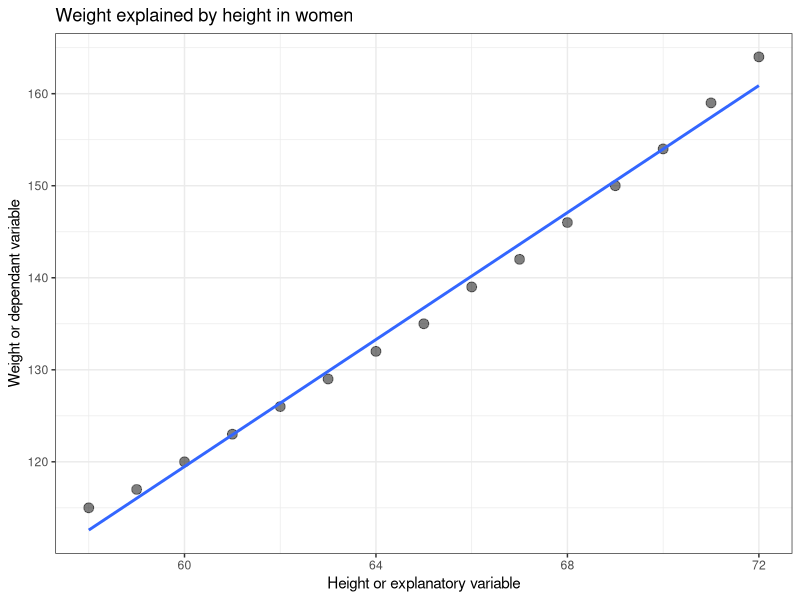
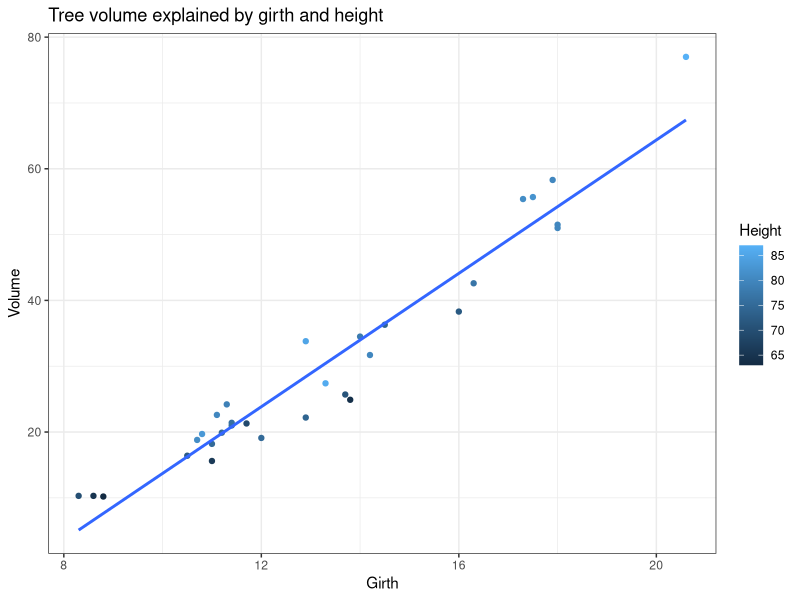
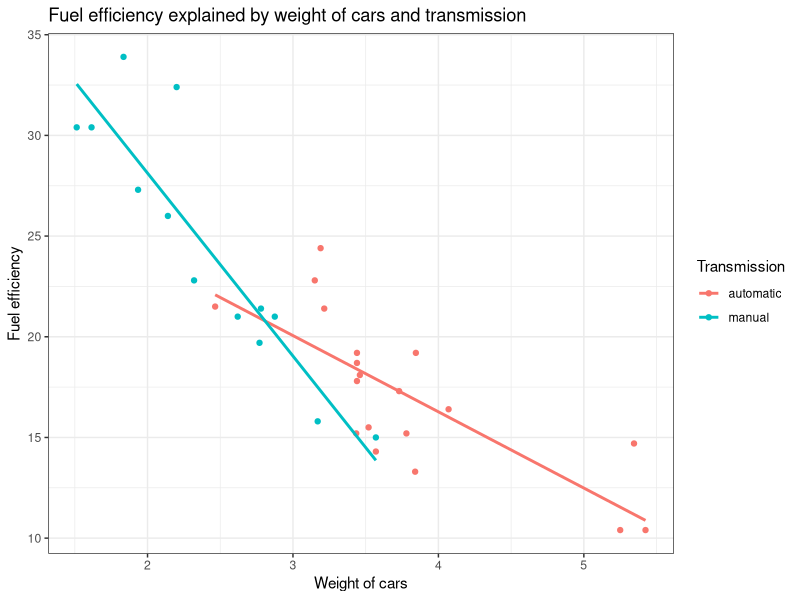
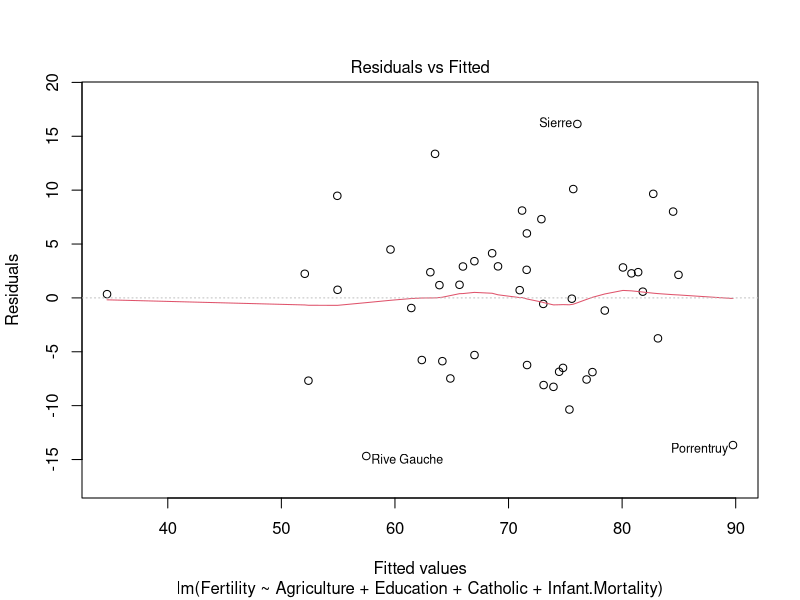
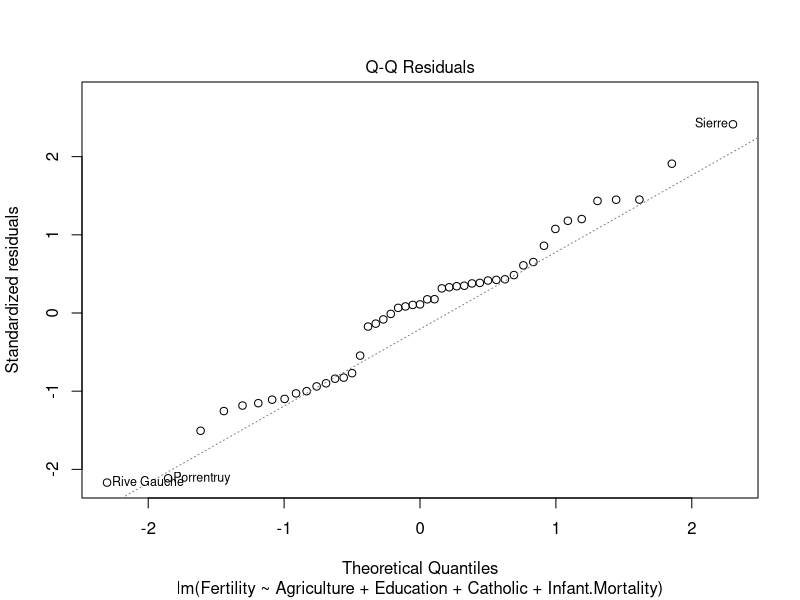
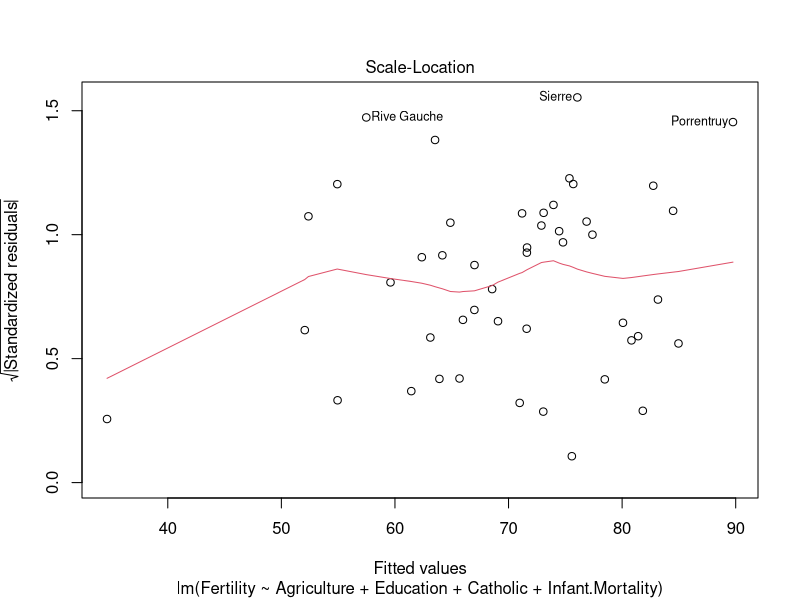
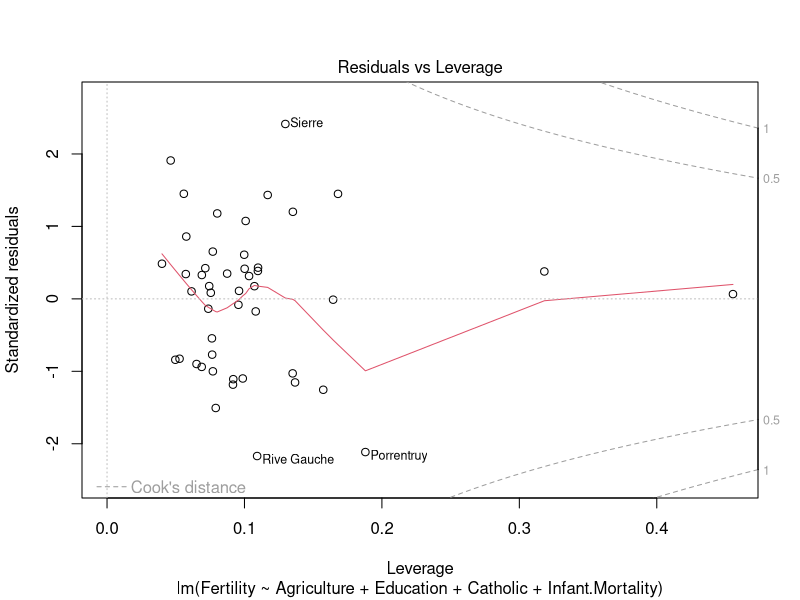
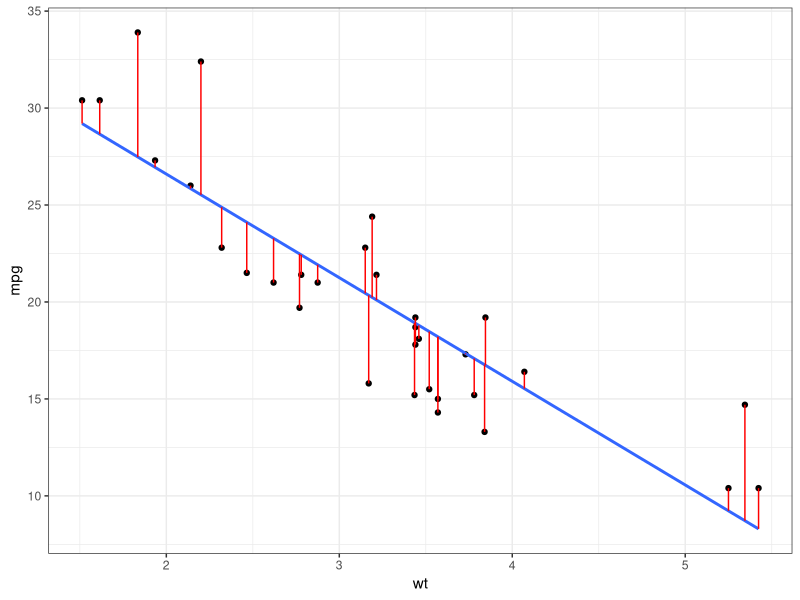

Reproduce these figures in R, in order.

#######PACKAGES
library(tidyverse)
library(MASS)

################################################################################
###################################R PROGRAMMING 101##############################################
#######################STATISTICS : regression lineaire simple




#women dataset

head(women)

ggplot(women, aes(x = height, y= weight)) +
  geom_point(size = 3, alpha = .5 )+
  geom_smooth(method = lm, se = F)+
  theme_bw()+
  labs(title = "Weight explained by height in women",
       x = "Height or explanatory variable",
       y = "Weight or dependant variable")


#create a model----

model1 <- lm(weight ~ height , data = women)

summary(model1)

                    #RESULT:

              #Residual standard error: 1.525 on 13 degrees of freedom
               #Multiple R-squared:  0.991,	Adjusted R-squared:  0.9903 #look only the first value since it's a simple regression with one independant variable. 0.991 => 99,1% of the change in weight can be explained by a change in height #interessant pour evaluer la force explicative de notre modele lorsqu'on retire ou ajoute des variables 
                #F-statistic:  1433 on 1 and 13 DF,  p-value: 1.091e-14 #le pvalue significatif veut dire qu'au moins une variable de notre modele explique ou influe sur notre variable d'interet
                   #The F-statistic is a measure of the overall ability of the explanatory variables to explain. (or predict) the outcome variable’s values.


#predictive modeling----

#predict the weight of a woman, given a certain height

new_data <- data.frame(height = 68)

#use the predict fonction
predict(model1, new_data)

#same with multiple data

new_data1 <- data.frame(height = c(68, 71, 74))

round(predict(model1, new_data1))


###so 2 things : to what extinct one variable (the height in our example) explains the outcome (the weight of a woman) and
## How to predict the outcome 


########################################################################################
#######################STATISTICS : Multiple linear regression 

head(trees)

ggplot(trees, aes(Girth,Volume, color = Height)) +
  geom_point()+
  geom_smooth(method = lm, se = F)+
  theme_bw()+
  labs(title = "Tree volume explained by girth and height")



#Create a model by adding a numerical variable (Height)

lm(Volume ~ Girth + Height, data = trees) |> summary()

#Create a model by adding a categorical variable (verify the interaction )

head(mtcars)

mtcars$am1 <- as.character(mtcars$am)

## Recoding mtcars$am1 into mtcars$am1_rec
mtcars$am1 <- mtcars$am1 %>%
  fct_recode(
    "automatic" = "0",
    "manual" = "1"
  )



ggplot(mtcars, aes(wt, mpg, color = am1)) +
  geom_point()+
  geom_smooth(method = lm, se = F)+
  theme_bw()+
  labs(title = "Fuel efficiency explained by weight of cars and transmission",
       x = "Weight of cars",
       y = "Fuel efficiency",
       color = "Transmission")

#les smooth line pour les modalites de transmissions ne sont pas paralleles donc l'evolution de fuel effyciency en fonction du poids de la voiture depend du type de voiture. automatique ou manuel
#d'où la notion d'interaction

lm(mpg ~ wt + am1, data = mtcars) |> summary()

lm(mpg ~ wt * am1, data = mtcars) |> summary()


#Assumptions ---- 
# when we make linear regression should be validated 

#assumption 1 : there's a linear relationship between the explanatory variable and the outcome variable. # the next 3 are about residual
     #residals are the distance between the actual values and the fitted or predicted values

#assumption 2 : residuals are normally distributed


#assumption 3 : residuals are homoscadastic : the variance between the residuals as you go across the fitted values is evenly distributed: no pattern


#assumption 4 : residuals are independent : the error that we see at a point of the plot is not influenced by an error at another point of the plot 

                                 #####how to check those assumptions


##ASSUMPTION 1 : LINEAR RELATIONSHIP BETWEEN EXPOSURE AND OUTCOME----

#visual verification (a plot to visualize the outcome by the explanatory variable 
     #or a fitted value/ residuals : we expect the dots to be distrobuted randomly on the plot without any pattern)

#statistical test can be done too especially if plot shows some pattern : 
                   #The HARVEY COLLEAR TEST 
         #: L'hypothese nulle ~ il existe une relation lineaire : we are then looking for a high p value




##ASSUMPTION 2 : RESIDUALS NORMALLY DISTRIBUTED----

#visual verification (histogram of the residuals, QQplot) subjective visual clue

##statistical test can be done too : 
                   # The SHAPIRO WILK NORMALITY TEST
         #: L'hypothese nulle ~ Les residus sont normaement distribués : we are then looking for a high p value




##ASSUMPTION 3 and 4 : HOMOSCADISTIC AND INDEPENDANT RESIDUALS----

#visual verification (residuals vs fitted plot) : no pattern 

##Statistical test for homoscadistic 

       # BREUSCH PAGAN TEST bptest(model) # again high pvalue or
       # COOK weisberg TEST


##Statistical test for independent residuals

      #DURBIN WATSON TEST  durbinWatsonTest(model) # if the DW Statistic is close to 2 then there is independance


#COLINEARITY----

#when we have more than 1 explanatory variable and they are correlated with each other ~ same story being told by more than one variable 
#consider removing one of them and based on our knowledge on the subject and undertanding of the data
#check for variance inflation factor VIF


########################################################################################
#######################STATISTICS : how to select variables 

#add variable one at a time and see if it improves our model
#or the other way around. start with all the possible variables and remove them one at a time and see how it affects our model
#akaike information criterion to score our model based on the trade of between complexity and fit 


names(swiss)

#library(MASS)

lm(Fertility ~ . , data = swiss) |>
  step(direction = "backward", trace = 0) |>
  summary()

#UNIVARIATE analysis 

cor(swiss) |>
  round(2)

#moderate linear positive or negative relation |0.3 - 0.7|
#high linear positive or negative relation |0.7 - 1|

model0 <- lm(Fertility ~ . , data = swiss) |>
  step(direction = "backward", trace = 0)


plot(model0)


names(mtcars)

mtcars |> 
  mutate(predicted = predict(lm(mpg ~ wt, data = mtcars))) |>
  ggplot(aes(wt,mpg)) +
  geom_point() +
  geom_smooth(method = lm, se = F)+
  geom_segment(aes(xend = wt, yend = predicted), color = "red")+
  theme_bw()


plot(lm(mpg ~ wt, data = mtcars))



########################################################################################
#######################STATISTICS : how to deal with outliers and colineraity

################################################
